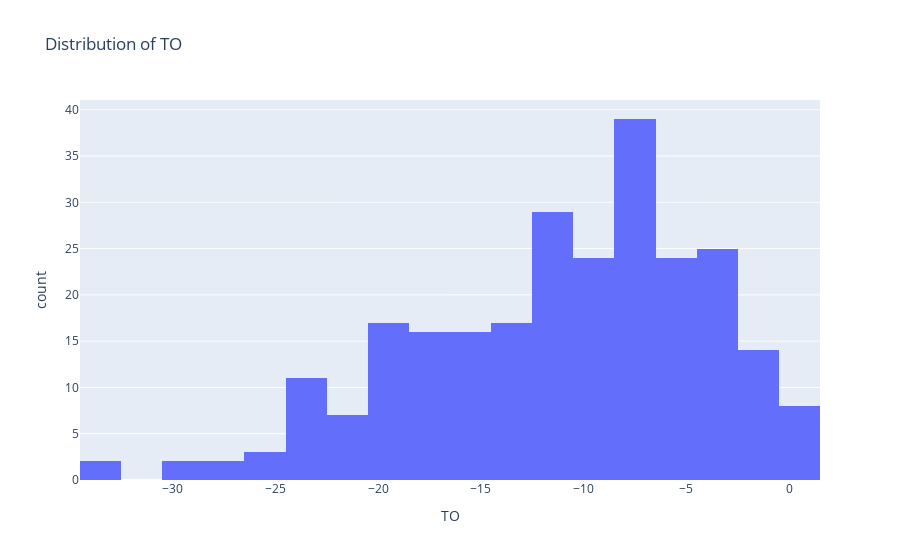
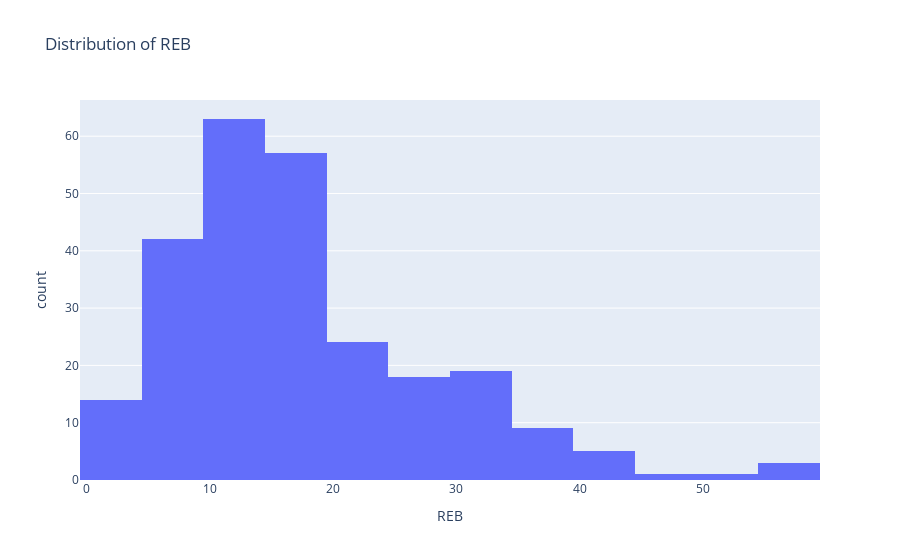
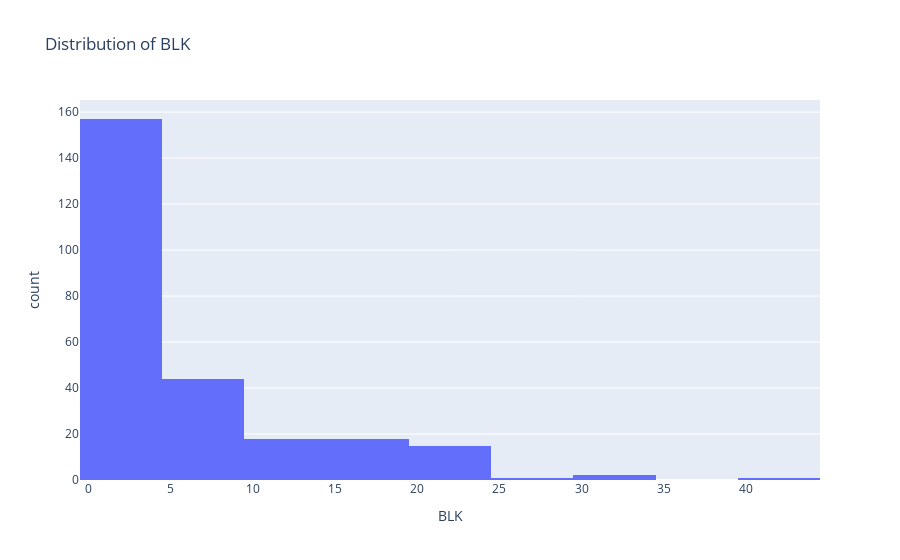
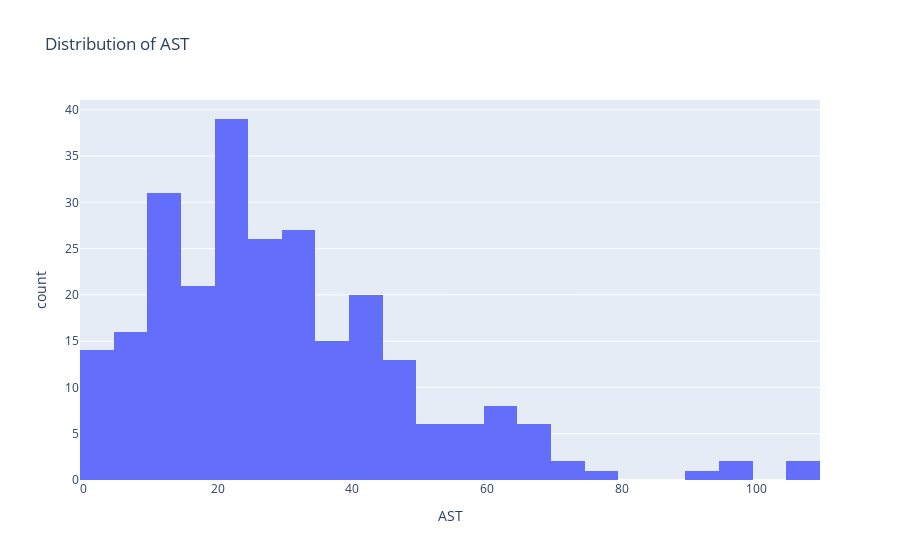

The notebook cell saved with these charts, in order:
### Code cell
# Visualize distributions of continuous variables
continuous_vars = ['TO', 'REB', 'BLK', 'AST', 'FTM', 'STL', 'PTS', '3PTM', 'FGA', 'FGM', 'FTA', 'Fantasy Points', 'Weekly Contribution Percentage']

# Plot histograms for continuous variables
for var in continuous_vars:
    if var in ['STL', 'BLK']: # These variables have a lot of 0s, so we will use a smaller number of bins
        fig = px.histogram(cleaned_df, x=var, title=f'Distribution of {var}', nbins=10)
    else:
        fig = px.histogram(cleaned_df, x=var, title=f'Distribution of {var}')
    # Display the plot    
    fig.show()

### Figure 1 — Plotly figure (JSON) as saved in the notebook; plotly's stock layout.template omitted (floating-point values rounded to 4 significant figures; data arrays with more than 128 entries replaced by an {"elided": "..."} marker saying what was removed)
{"data": [{"alignmentgroup": "True", "bingroup": "x", "hovertemplate": "TO=%{x}<br>count=%{y}<extra></extra>", "legendgroup": "", "marker": {"color": "#636efa", "pattern": {"shape": ""}}, "name": "", "offsetgroup": "", "orientation": "v", "showlegend": false, "type": "histogram", "x": {"elided": "256 int values"}, "xaxis": "x", "yaxis": "y"}], "layout": {"barmode": "relative", "legend": {"tracegroupgap": 0}, "title": {"text": "Distribution of TO"}, "xaxis": {"anchor": "y", "domain": [0, 1], "title": {"text": "TO"}}, "yaxis": {"anchor": "x", "domain": [0, 1], "title": {"text": "count"}}}}

### Figure 2 — Plotly figure (JSON) as saved in the notebook; plotly's stock layout.template omitted (floating-point values rounded to 4 significant figures; data arrays with more than 128 entries replaced by an {"elided": "..."} marker saying what was removed)
{"data": [{"alignmentgroup": "True", "bingroup": "x", "hovertemplate": "REB=%{x}<br>count=%{y}<extra></extra>", "legendgroup": "", "marker": {"color": "#636efa", "pattern": {"shape": ""}}, "name": "", "offsetgroup": "", "orientation": "v", "showlegend": false, "type": "histogram", "x": {"elided": "256 int values"}, "xaxis": "x", "yaxis": "y"}], "layout": {"barmode": "relative", "legend": {"tracegroupgap": 0}, "title": {"text": "Distribution of REB"}, "xaxis": {"anchor": "y", "domain": [0, 1], "title": {"text": "REB"}}, "yaxis": {"anchor": "x", "domain": [0, 1], "title": {"text": "count"}}}}

### Figure 3 — Plotly figure (JSON) as saved in the notebook; plotly's stock layout.template omitted (floating-point values rounded to 4 significant figures; data arrays with more than 128 entries replaced by an {"elided": "..."} marker saying what was removed)
{"data": [{"alignmentgroup": "True", "bingroup": "x", "hovertemplate": "BLK=%{x}<br>count=%{y}<extra></extra>", "legendgroup": "", "marker": {"color": "#636efa", "pattern": {"shape": ""}}, "name": "", "nbinsx": 10, "offsetgroup": "", "orientation": "v", "showlegend": false, "type": "histogram", "x": {"elided": "256 int values"}, "xaxis": "x", "yaxis": "y"}], "layout": {"barmode": "relative", "legend": {"tracegroupgap": 0}, "title": {"text": "Distribution of BLK"}, "xaxis": {"anchor": "y", "domain": [0, 1], "title": {"text": "BLK"}}, "yaxis": {"anchor": "x", "domain": [0, 1], "title": {"text": "count"}}}}

### Figure 4 — Plotly figure (JSON) as saved in the notebook; plotly's stock layout.template omitted (floating-point values rounded to 4 significant figures; data arrays with more than 128 entries replaced by an {"elided": "..."} marker saying what was removed)
{"data": [{"alignmentgroup": "True", "bingroup": "x", "hovertemplate": "AST=%{x}<br>count=%{y}<extra></extra>", "legendgroup": "", "marker": {"color": "#636efa", "pattern": {"shape": ""}}, "name": "", "offsetgroup": "", "orientation": "v", "showlegend": false, "type": "histogram", "x": {"elided": "256 int values"}, "xaxis": "x", "yaxis": "y"}], "layout": {"barmode": "relative", "legend": {"tracegroupgap": 0}, "title": {"text": "Distribution of AST"}, "xaxis": {"anchor": "y", "domain": [0, 1], "title": {"text": "AST"}}, "yaxis": {"anchor": "x", "domain": [0, 1], "title": {"text": "count"}}}}
